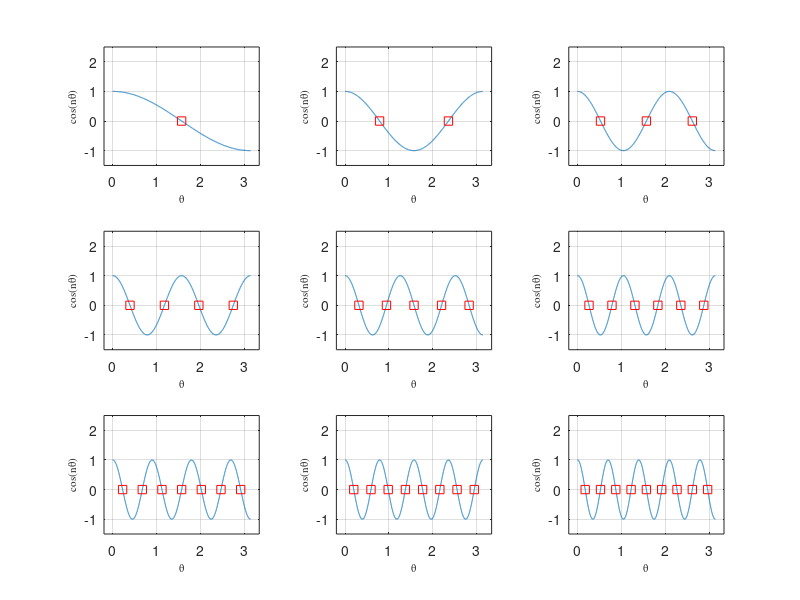

Source code (MATLAB):

%% zeros of cos(n*teta) where teta=0:pi and n=1,2,3,....
tetax=0:0.001:pi;
n=1:1:9;
t_cheby = zeros(length(n),length(tetax));

for j=1:length(n);
    t_cheby(j,:) = cos(n(j)*tetax);
end

% Roots of the cos(n*teta) function
x=zeros(length(n),length(n));

for k=1:length(n);
    for kk=1:k;
        x(kk:k,k) = (kk-0.5)*(pi/k);
    end
end

figure;
for ii=1:length(n);
    subplot(3,3,ii);
    plot(tetax,t_cheby(ii,:));
    hold on;
    plot( x(1:ii,ii), zeros( size(x(1:ii,ii)) ), 'sr' );
    axis( [min(tetax)-0.2, max(tetax)+0.2, ceil(min(t_cheby(ii,:)))-1.5, floor(max(t_cheby(ii,:)))+1.5] );
    grid on;
    xlabel('{\theta}','FontSize',8,'FontName','Times');
    ylabel('cos(n{\theta})','FontSize',8,'FontName','Times');
end

%% Chebyshev nodes

x_k = x;

for k=1:length(n);
    for kk=1:k;
        x_k(kk:k,k) = cos(x(kk:k,k));
    end
end

z=-1:0.01:1;   %Domain of the Chebyshev polynomial
L = length(z); 
i=1:9;         % Give us de degree of the polynomials to be computed
LL = length(i);
T = zeros(LL,L);


%% Chebyshev Polynomials and their nodes
%Evaluating Chebyshev polynomial
for j=1:LL;
    T(j,:) = cos(i(j)*acos(z));
end

%{
figure;
for ii=1:LL;
    subplot(3,3,ii); %change it if want more than 9 
    plot(z,T(ii,:));
    hold on;
    plot( x_k(1:ii,ii), zeros( size(x_k(1:ii,ii)) ), 'sr' );
    grid on;
    xlabel('{\theta}','FontSize',8,'FontName','Times');
    ylabel('cos({(2n-1)} /{\theta})','FontSize',8,'FontName','Times');
end
%}

